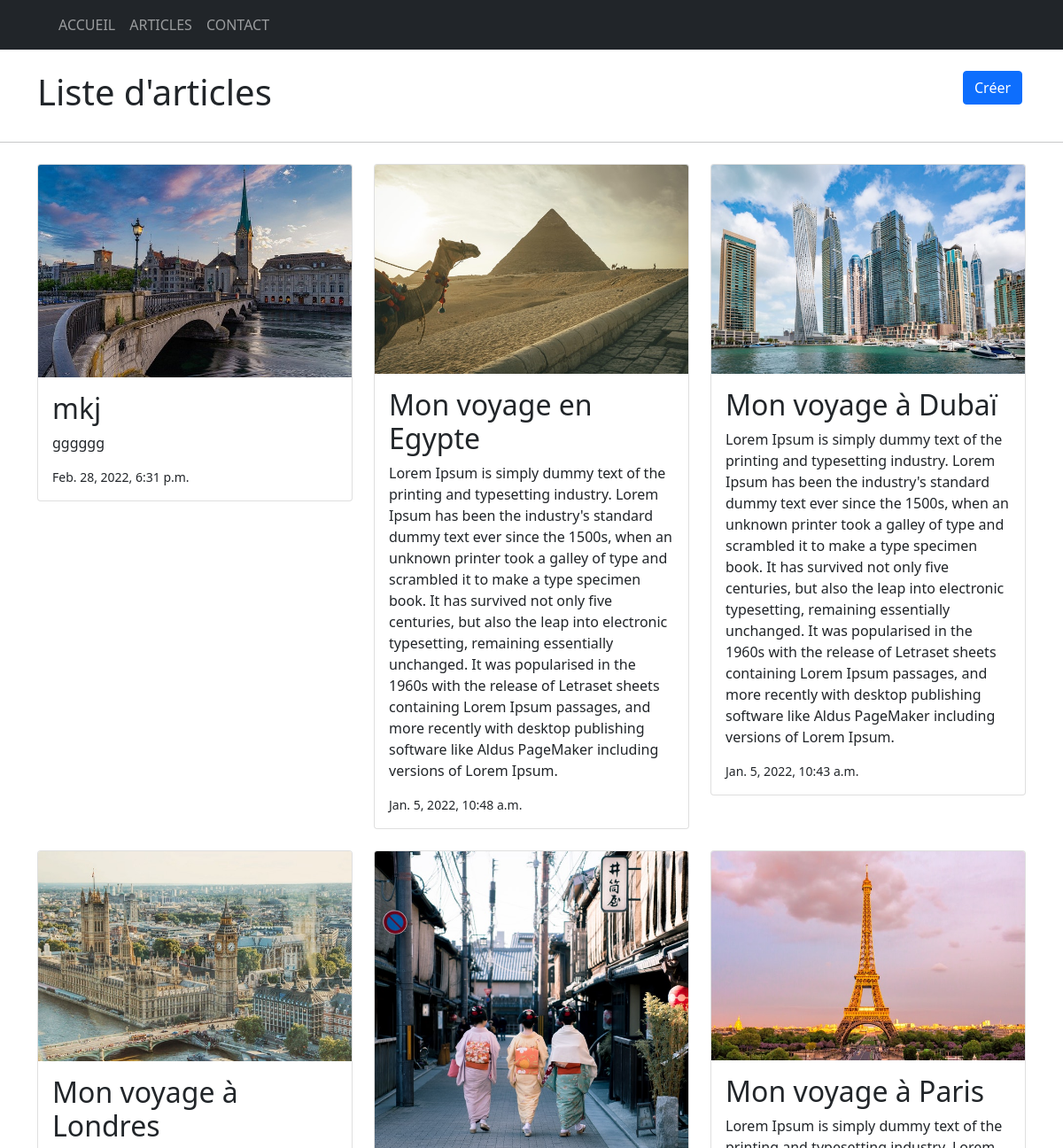
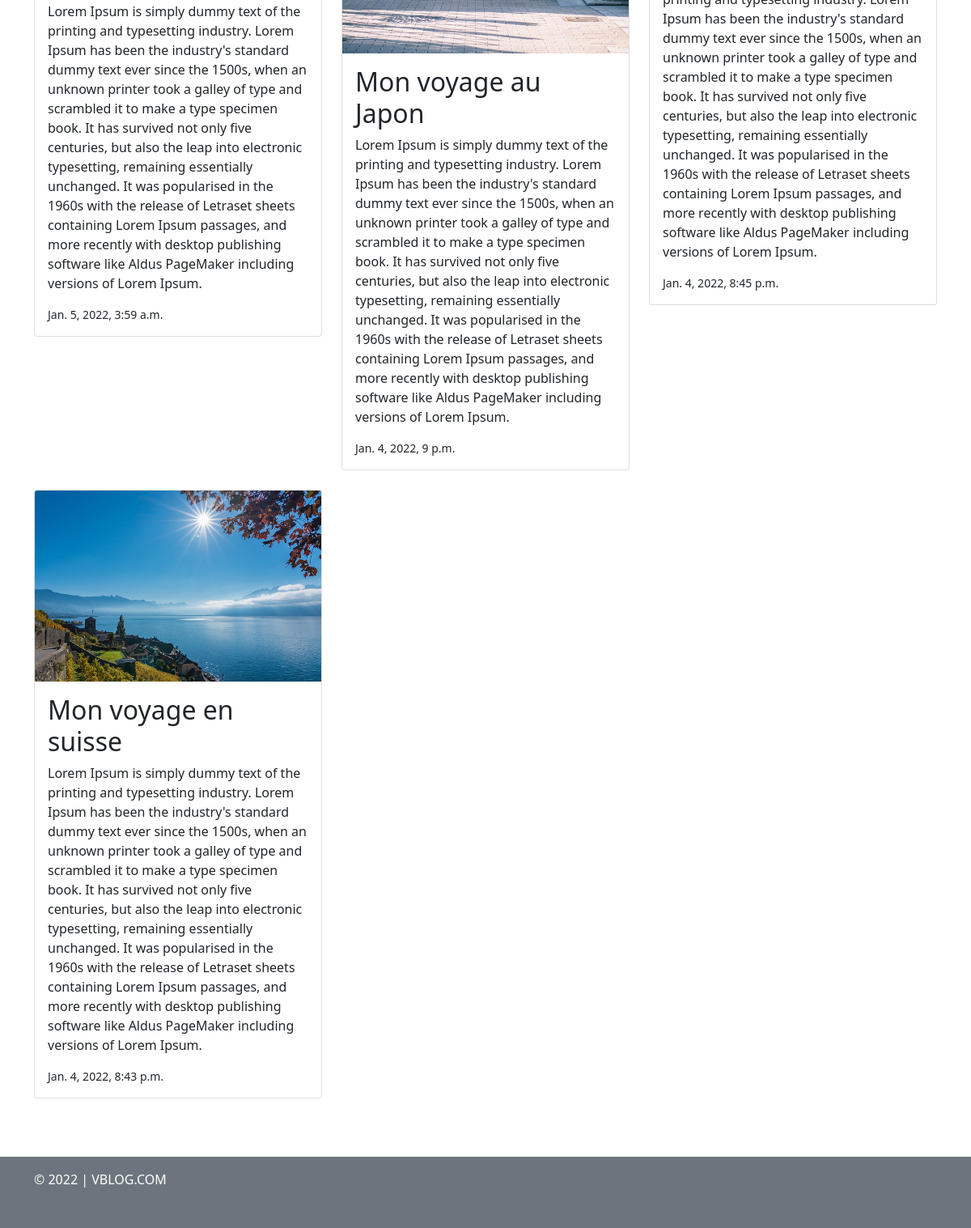
The app's page /articles/ with its own data (2 pictures, top to bottom).
### articles/models.py (models this page shows, shortened)
class Mdl_articles(models.Model):
  titre = models.CharField(max_length=150)
  contenu = models.TextField()
  date_publication = models.DateTimeField(auto_now_add=True)
  slug = models.SlugField(max_length=100)
  image = models.ImageField(default='default.jpg')

### articles/views.py (the view)
# urls.py: path('', views.view_articles, name = 'link_articles'),
def view_articles(request):
  data_articles = models.Mdl_articles.objects.all().order_by('-date_publication')
  return render(request, 'articles/liste.html', context={'tpl_articles':data_articles})

### articles/templates/articles/liste.html (shortened to what this page needs)
{% extends 'template_base.html' %}
{% block contenu %}
<div class="container mt-4">
  <div class="row">
    <div class="col-lg-11">
      <h1>Liste d'articles</h1>
    </div>
    <div class="col-lg-1">
      <a href="{% url 'app_articles:link_creer' %}" class="btn btn-primary">Créer</a>
    </div>
  </div>
</div>
<hr class="my-4">
<div class="container">
  <div class="row">
    {% for article in tpl_articles %}
    <div class="col-md-6 col-lg-4 mb-4">
      <div class="card">
        <a href="{% url 'app_articles:link_article' slug=article.slug %}">
          <img class="card-img-top" src="{{ article.image.url }}" alt="{{ article.titre }}">
        </a>
        <div class="card-body">
          <h2 class="card-title">{{ article.titre }}</h2>
          <p class="card-text">{{ article.contenu }}</p>
          <p class="card-text">
            <small class="card-text">
              {{ article.date_publication }}
            </small>
          </p>
        </div>
      </div>
    </div>
    {% endfor %}
  </div>
</div>
{% endblock %}

### templates/template_base.html (shortened to what this page needs)
{% load static %}
<html lang="fr">
<head>
  <link rel="stylesheet" href="{% static 'css/fontawesome-free-5.15.4/all.min.css' %}">
  <link href="{% static 'css/bootstrap-5.1.3/css/bootstrap.min.css' %}" rel="stylesheet">
  <link rel="stylesheet" href="{% static 'css/style1.css' %}">
</head>
<body>
  <nav class="navbar navbar-expand-lg navbar-dark bg-dark">
      <div class="container">
        <div class="collapse navbar-collapse" id="navbarNav">
          <ul class="navbar-nav">
            <li class="nav-item">
              <a class="nav-link" aria-current="page" href="{% url 'link_index' %}">ACCUEIL</a>
            </li>
            <li class="nav-item">
              <a class="nav-link" href="{% url 'app_articles:link_articles' %}">ARTICLES</a>
            </li>
            <li class="nav-item">
              <a class="nav-link" href="{% url 'link_contact' %}">CONTACT</a>
            </li>
          </ul>
        </div>
      </div>
  </nav>
{% block contenu %} {% endblock %}
<footer class="bg-secondary text-white mt-5 pt-3 pb-5">
  <div class="container">
    <span>&copy; 2022 | VBLOG.COM</span>
  </div>
</footer>
</body>
</html>

### static/css/style1.css (style rules this page uses)
body { background-color:#fff; font-size:16px; }

### records on screen
Mdl_articles: image (placeholder picture), titre "mkj", contenu "gggggg", date_publication "Feb. 28, 2022, 6:31 p.m."
Mdl_articles: image (picture), titre "Mon voyage en Egypte", contenu "Lorem Ipsum is simply dummy text of the printing and typesetting industry. Lorem Ipsum has been the industry's standard dummy text ever since the 1500s, when an unknown printer took a galley of type and scrambled it to make a type specimen book. It has survived not only five centuries, but also the leap into electronic typesetting, remaining essentially unchanged. It was popularised in the 1960s with the release of Letraset sheets containing Lorem Ipsum passages, and more recently with desktop publishing software like Aldus PageMaker including versions of Lorem Ipsum.", date_publication "Jan. 5, 2022, 10:48 a.m."
Mdl_articles: image (picture), titre "Mon voyage à Dubaï", contenu "Lorem Ipsum is simply dummy text of the printing and typesetting industry. Lorem Ipsum has been the industry's standard dummy text ever since the 1500s, when an unknown printer took a galley of type and scrambled it to make a type specimen book. It has survived not only five centuries, but also the leap into electronic typesetting, remaining essentially unchanged. It was popularised in the 1960s with the release of Letraset sheets containing Lorem Ipsum passages, and more recently with desktop publishing software like Aldus PageMaker including versions of Lorem Ipsum.", date_publication "Jan. 5, 2022, 10:43 a.m."
Mdl_articles: image (picture), titre "Mon voyage à Londres", contenu "Lorem Ipsum is simply dummy text of the printing and typesetting industry. Lorem Ipsum has been the industry's standard dummy text ever since the 1500s, when an unknown printer took a galley of type and scrambled it to make a type specimen book. It has survived not only five centuries, but also the leap into electronic typesetting, remaining essentially unchanged. It was popularised in the 1960s with the release of Letraset sheets containing Lorem Ipsum passages, and more recently with desktop publishing software like Aldus PageMaker including versions of Lorem Ipsum.", date_publication "Jan. 5, 2022, 3:59 a.m."
Mdl_articles: image (picture), titre "Mon voyage au Japon", contenu "Lorem Ipsum is simply dummy text of the printing and typesetting industry. Lorem Ipsum has been the industry's standard dummy text ever since the 1500s, when an unknown printer took a galley of type and scrambled it to make a type specimen book. It has survived not only five centuries, but also the leap into electronic typesetting, remaining essentially unchanged. It was popularised in the 1960s with the release of Letraset sheets containing Lorem Ipsum passages, and more recently with desktop publishing software like Aldus PageMaker including versions of Lorem Ipsum.", date_publication "Jan. 4, 2022, 9 p.m."
Mdl_articles: image (picture), titre "Mon voyage à Paris", contenu "Lorem Ipsum is simply dummy text of the printing and typesetting industry. Lorem Ipsum has been the industry's standard dummy text ever since the 1500s, when an unknown printer took a galley of type and scrambled it to make a type specimen book. It has survived not only five centuries, but also the leap into electronic typesetting, remaining essentially unchanged. It was popularised in the 1960s with the release of Letraset sheets containing Lorem Ipsum passages, and more recently with desktop publishing software like Aldus PageMaker including versions of Lorem Ipsum.", date_publication "Jan. 4, 2022, 8:45 p.m."
Mdl_articles: image (picture), titre "Mon voyage en suisse", contenu "Lorem Ipsum is simply dummy text of the printing and typesetting industry. Lorem Ipsum has been the industry's standard dummy text ever since the 1500s, when an unknown printer took a galley of type and scrambled it to make a type specimen book. It has survived not only five centuries, but also the leap into electronic typesetting, remaining essentially unchanged. It was popularised in the 1960s with the release of Letraset sheets containing Lorem Ipsum passages, and more recently with desktop publishing software like Aldus PageMaker including versions of Lorem Ipsum.", date_publication "Jan. 4, 2022, 8:43 p.m."
